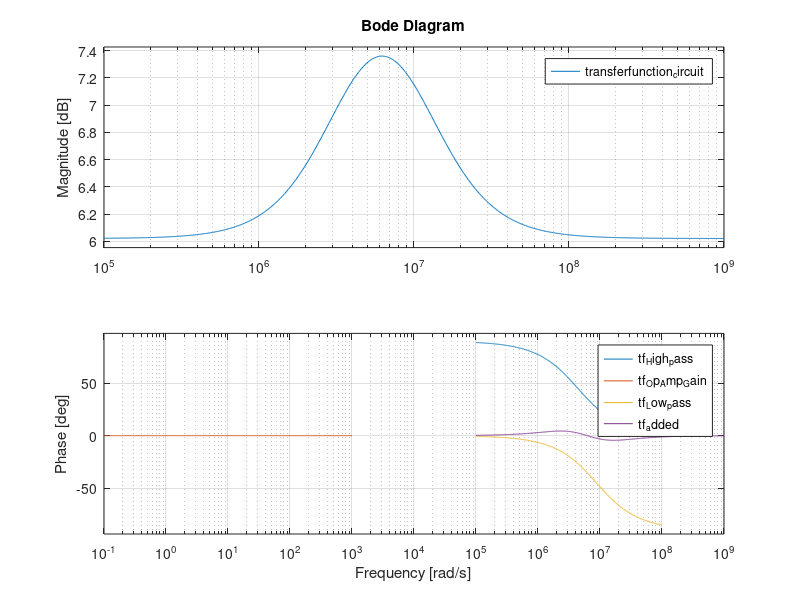

MATLAB code for this plot: (Note: this script raises an error after producing the figure.)
%% 
% Individual Components

transfer_Function_Highpass = tf([1 0],[1 (2*pi*700*10^3)]);
bode(transfer_Function_Highpass);
legend("tf_High_pass");
transfer_Function_BandPass = tf([0 10],[0 10]);
bode(transfer_Function_BandPass);
legend("tf_Band_pass");
transfer_Function_Lowpass = tf([0 (2*pi*1400*10^3)],[1 2*pi*1400*10^3]);
bode(transfer_Function_Lowpass);
legend("tf_Low_Pass");
transferfunction_circuit =(transfer_Function_Highpass + transfer_Function_BandPass + transfer_Function_Lowpass);
bode(transferfunction_circuit);
legend("tf_circuit");

%% 
% Individual Components on one graph

bode(transfer_Function_Highpass);
hold on
bode(transfer_Function_BandPass);
hold on
bode(transfer_Function_Lowpass);
hold on
bode(transferfunction_circuit);
legend("tf_High_pass", "tf_Op_Amp_Gain","tf_Low_pass","tf_added");
hold off
%% 
% Multiple Bode diagrams to tune and filter for "K" 

K = [0:.1:1];
transferfunction_circuit = K * (transfer_Function_Highpass + transfer_Function_BandPass + transfer_Function_Lowpass);
bode(transferfunction_circuit);